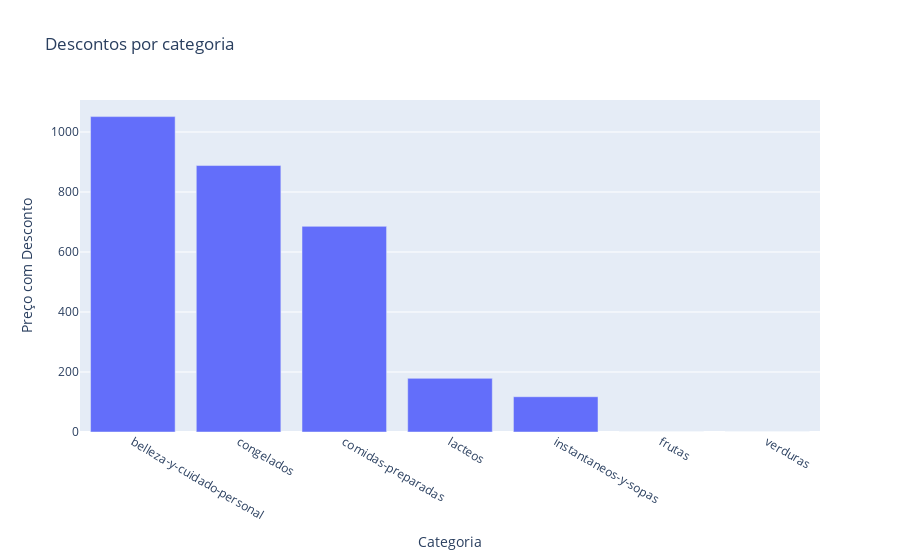

Write notebook code for a chart like this one.
### Markdown cell above
# 4 - Plote um gráfico de barras onde temos a média de descontos por categoria.

### Code cell
df_desconto_categoria = df.groupby('Categoria')['Preco_Desconto'].mean().reset_index().sort_values(by='Preco_Desconto', ascending=False)
fig = px.bar(df_desconto_categoria, x='Categoria',y='Preco_Desconto',title='Média de Descontos por categoria',labels={'Preco_Desconto':'Preço com Desconto','Categoria':'Categoria'})
fig.show()

### Figure 1 — Plotly figure (JSON) as saved in the notebook; plotly's stock layout.template omitted (floating-point values rounded to 4 significant figures)
{"data": [{"hovertemplate": "Categoria=%{x}<br>Preço com Desconto=%{y}<extra></extra>", "legendgroup": "", "marker": {"color": "#636efa", "pattern": {"shape": ""}}, "name": "", "orientation": "v", "showlegend": false, "textposition": "auto", "type": "bar", "x": ["belleza-y-cuidado-personal", "congelados", "comidas-preparadas", "lacteos", "instantaneos-y-sopas", "frutas", "verduras"], "xaxis": "x", "y": [1051.0, 888.2, 685.4, 178.8, 117.6, 0.0, 0.0], "yaxis": "y"}], "layout": {"barmode": "relative", "legend": {"tracegroupgap": 0}, "title": {"text": "Descontos por categoria"}, "xaxis": {"anchor": "y", "domain": [0, 1], "title": {"text": "Categoria"}}, "yaxis": {"anchor": "x", "domain": [0, 1], "title": {"text": "Preço com Desconto"}}}}
